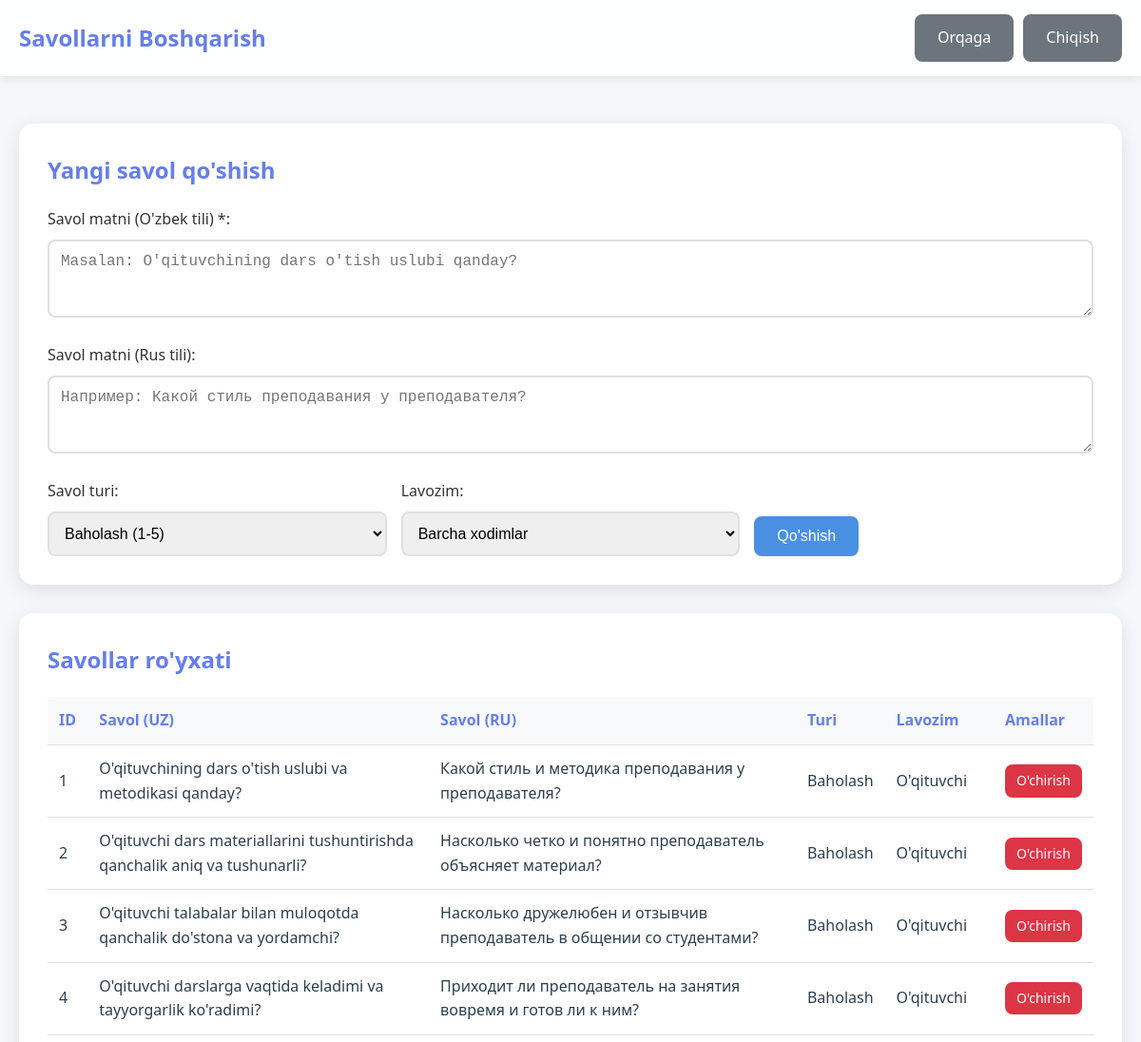
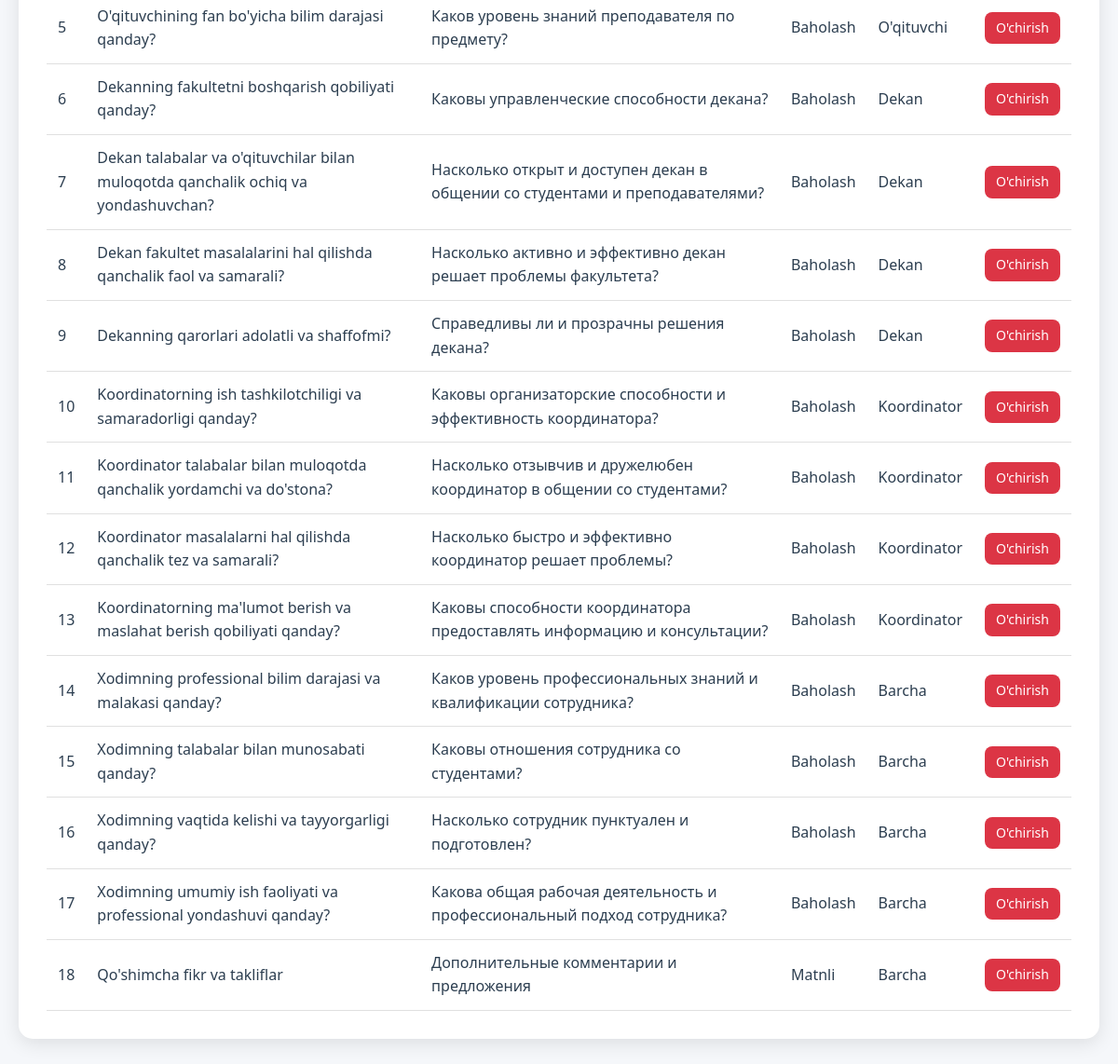
Screenshot of /admin/questions.php (signed in) with the database file from the repository (2 pictures, top to bottom).
### tables this page shows
CREATE TABLE questions (
    id INT PRIMARY KEY AUTO_INCREMENT,
    question_text TEXT NULL COMMENT 'Eski format (backup)',
    question_text_uz TEXT NOT NULL COMMENT 'Savol matni (Uzbek)',
    question_text_ru TEXT NULL COMMENT 'Savol matni (Russian)',
    question_type ENUM('rating', 'text') DEFAULT 'rating',
    position_type ENUM('teacher', 'dean', 'coordinator', 'all') DEFAULT 'all',
    created_at TIMESTAMP DEFAULT CURRENT_TIMESTAMP
);

### includes/functions.php (called while the page is built, shortened)
<?php
function getPositionName($position) {
    $positions = [
        'teacher' => 'O\'qituvchi',
        'dean' => 'Dekan',
        'coordinator' => 'Koordinator'
    ];
    return $positions[$position] ?? $position;
}
?>

### admin/questions.php (the view, shortened to what this page needs)
<?php
require_once '../includes/functions.php';
$conn = getDBConnection();
$questions_query = "SELECT id, question_text, question_text_uz, question_text_ru, question_type, position_type FROM questions ORDER BY position_type, id";
$questions_result = $conn->query($questions_query);
$questions = $questions_result->fetchAll();
?>
<!DOCTYPE html>
<html lang="uz">
<head>
    <link rel="stylesheet" href="../assets/css/style.css">
</head>
<body>
    <div class="header">
        <div class="container">
            <h1>Savollarni Boshqarish</h1>
            <div class="user-info">
                <a href="dashboard.php" class="btn btn-secondary">Orqaga</a>
                <a href="../logout.php" class="btn btn-secondary">Chiqish</a>
            </div>
        </div>
    </div>
    <div class="container">
        <div class="admin-section">
            <h2>Yangi savol qo'shish</h2>
            <form method="POST">
                <div class="form-group">
                    <label for="question_text_uz">Savol matni (O'zbek tili) *:</label>
                    <textarea name="question_text_uz" id="question_text_uz" placeholder="Masalan: O'qituvchining dars o'tish uslubi qanday?" rows="3" required></textarea>
                </div>
                <div class="form-group">
                    <label for="question_text_ru">Savol matni (Rus tili):</label>
                    <textarea name="question_text_ru" id="question_text_ru" placeholder="Например: Какой стиль преподавания у преподавателя?" rows="3"></textarea>
                </div>
                <div class="form-inline">
                    <div class="form-group">
                        <label for="question_type">Savol turi:</label>
                        <select name="question_type" id="question_type" required>
                            <option value="rating">Baholash (1-5)</option>
                        </select>
                    </div>
                    <div class="form-group">
                        <label for="position_type">Lavozim:</label>
                        <select name="position_type" id="position_type" required>
                            <option value="all">Barcha xodimlar</option>
                        </select>
                    </div>
                    <div class="form-group">
                        <button type="submit" class="btn btn-primary">Qo'shish</button>
                    </div>
                </div>
            </form>
        </div>
        <div class="admin-section">
            <h2>Savollar ro'yxati</h2>
            <?php if (count($questions) > 0): ?>
                <table class="data-table">
                    <thead>
                        <tr>
                            <th>ID</th>
                            <th>Savol (UZ)</th>
                            <th>Savol (RU)</th>
                            <th>Turi</th>
                            <th>Lavozim</th>
                            <th>Amallar</th>
                        </tr>
                    </thead>
                    <tbody>
                        <?php foreach ($questions as $question): ?>
                            <tr>
                                <td><?php echo $question['id']; ?></td>
                                <td><?php echo htmlspecialchars($question['question_text_uz'] ?? $question['question_text'] ?? '-'); ?></td>
                                <td><?php echo htmlspecialchars($question['question_text_ru'] ?? '-'); ?></td>
                                <td><?php echo $question['question_type'] === 'rating' ? 'Baholash' : 'Matnli'; ?></td>
                                <td>
                                    <?php
                                    if ($question['position_type'] === 'all') {
                                        echo 'Barcha';
                                    } else {
                                        echo getPositionName($question['position_type']);
                                    }
                                    ?>
                                </td>
                                <td>
                                    <a href="?delete=<?php echo $question['id']; ?>" class="btn btn-small btn-danger" onclick="return confirm('Rostdan o\'chirmoqchimisiz?')">O'chirish</a>
                                </td>
                            </tr>
                        <?php endforeach; ?>
                    </tbody>
                </table>
            <?php else: ?>
                <div class="alert alert-info">Hozircha savollar ro'yxati bo'sh.</div>
            <?php endif; ?>
        </div>
    </div>
</body>
</html>

### assets/css/style.css (style rules this page uses)
* { margin: 0; padding: 0; box-sizing: border-box; }
body { font-family: "Segoe UI", Tahoma, Geneva, Verdana, sans-serif; background: #f5f7fa; min-height: 100vh; color: #2c3e50; line-height: 1.6; }
.container { max-width: 1200px; margin: 0 auto; padding: 20px; }
.header { background: rgba(255, 255, 255, 0.95); box-shadow: 0 2px 10px rgba(0, 0, 0, 0.1); margin-bottom: 30px; }
.header .container { display: flex; justify-content: space-between; align-items: center; padding: 15px 20px; }
.header h1 { color: #667eea; font-size: 24px; }
.user-info { display: flex; gap: 10px; align-items: center; }
.form-group { margin-bottom: 20px; }
.form-group label { display: block; margin-bottom: 8px; color: #333; font-weight: 500; }
.form-group input[type="text"], .form-group input[type="password"], .form-group select, .form-group textarea { width: 100%; padding: 12px; border: 2px solid #e0e0e0; border-radius: 8px; font-size: 16px; transition: border-color 0.3s; }
.btn { padding: 12px 24px; border: none; border-radius: 8px; font-size: 16px; cursor: pointer; text-decoration: none; display: inline-block; transition: all 0.3s; font-weight: 500; }
.btn-primary { background: #4a90e2; color: white; border: none; }
.btn-secondary { background: #6c757d; color: white; }
.btn-small { padding: 6px 12px; font-size: 14px; }
.btn-danger { background: #dc3545; color: white; }
.admin-section { background: white; border-radius: 15px; padding: 30px; margin-bottom: 30px; box-shadow: 0 5px 20px rgba(0, 0, 0, 0.1); }
.admin-section h2 { color: #667eea; margin-bottom: 20px; }
.data-table { width: 100%; border-collapse: collapse; margin-top: 20px; }
.data-table th, .data-table td { padding: 12px; text-align: left; border-bottom: 1px solid #e0e0e0; }
.data-table th { background: #f8f9fa; color: #667eea; font-weight: 600; }
.form-inline { display: flex; gap: 15px; flex-wrap: wrap; align-items: flex-end; }
.form-inline .form-group { flex: 1; min-width: 200px; margin-bottom: 0; }

### rows the page displays
questions: id "1", question_text_uz "O'qituvchining dars o'tish uslubi va metodikasi qanday?", question_text_ru "Какой стиль и методика преподавания у преподавателя?", question_type "Baholash", position_type "O'qituvchi"
questions: id "2", question_text_uz "O'qituvchi dars materiallarini tushuntirishda qanchalik aniq va tushunarli?", question_text_ru "Насколько четко и понятно преподаватель объясняет материал?", question_type "Baholash", position_type "O'qituvchi"
questions: id "3", question_text_uz "O'qituvchi talabalar bilan muloqotda qanchalik do'stona va yordamchi?", question_text_ru "Насколько дружелюбен и отзывчив преподаватель в общении со студентами?", question_type "Baholash", position_type "O'qituvchi"
questions: id "4", question_text_uz "O'qituvchi darslarga vaqtida keladimi va tayyorgarlik ko'radimi?", question_text_ru "Приходит ли преподаватель на занятия вовремя и готов ли к ним?", question_type "Baholash", position_type "O'qituvchi"
questions: id "5", question_text_uz "O'qituvchining fan bo'yicha bilim darajasi qanday?", question_text_ru "Каков уровень знаний преподавателя по предмету?", question_type "Baholash", position_type "O'qituvchi"
questions: id "6", question_text_uz "Dekanning fakultetni boshqarish qobiliyati qanday?", question_text_ru "Каковы управленческие способности декана?", question_type "Baholash", position_type "Dekan"
questions: id "7", question_text_uz "Dekan talabalar va o'qituvchilar bilan muloqotda qanchalik ochiq va yondashuvchan?", question_text_ru "Насколько открыт и доступен декан в общении со студентами и преподавателями?", question_type "Baholash", position_type "Dekan"
questions: id "8", question_text_uz "Dekan fakultet masalalarini hal qilishda qanchalik faol va samarali?", question_text_ru "Насколько активно и эффективно декан решает проблемы факультета?", question_type "Baholash", position_type "Dekan"
questions: id "9", question_text_uz "Dekanning qarorlari adolatli va shaffofmi?", question_text_ru "Справедливы ли и прозрачны решения декана?", question_type "Baholash", position_type "Dekan"
questions: id "10", question_text_uz "Koordinatorning ish tashkilotchiligi va samaradorligi qanday?", question_text_ru "Каковы организаторские способности и эффективность координатора?", question_type "Baholash", position_type "Koordinator"
questions: id "11", question_text_uz "Koordinator talabalar bilan muloqotda qanchalik yordamchi va do'stona?", question_text_ru "Насколько отзывчив и дружелюбен координатор в общении со студентами?", question_type "Baholash", position_type "Koordinator"
questions: id "12", question_text_uz "Koordinator masalalarni hal qilishda qanchalik tez va samarali?", question_text_ru "Насколько быстро и эффективно координатор решает проблемы?", question_type "Baholash", position_type "Koordinator"
questions: id "13", question_text_uz "Koordinatorning ma'lumot berish va maslahat berish qobiliyati qanday?", question_text_ru "Каковы способности координатора предоставлять информацию и консультации?", question_type "Baholash", position_type "Koordinator"
questions: id "14", question_text_uz "Xodimning professional bilim darajasi va malakasi qanday?", question_text_ru "Каков уровень профессиональных знаний и квалификации сотрудника?", question_type "Baholash", position_type "Barcha"
questions: id "15", question_text_uz "Xodimning talabalar bilan munosabati qanday?", question_text_ru "Каковы отношения сотрудника со студентами?", question_type "Baholash", position_type "Barcha"
questions: id "16", question_text_uz "Xodimning vaqtida kelishi va tayyorgarligi qanday?", question_text_ru "Насколько сотрудник пунктуален и подготовлен?", question_type "Baholash", position_type "Barcha"
questions: id "17", question_text_uz "Xodimning umumiy ish faoliyati va professional yondashuvi qanday?", question_text_ru "Какова общая рабочая деятельность и профессиональный подход сотрудника?", question_type "Baholash", position_type "Barcha"
questions: id "18", question_text_uz "Qo'shimcha fikr va takliflar", question_text_ru "Дополнительные комментарии и предложения", question_type "Matnli", position_type "Barcha"
